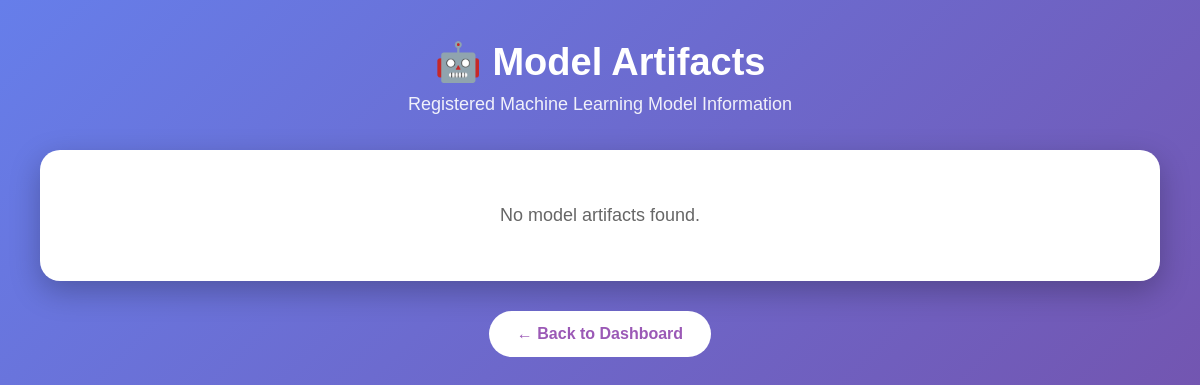
Before: /models-page with the older database file.
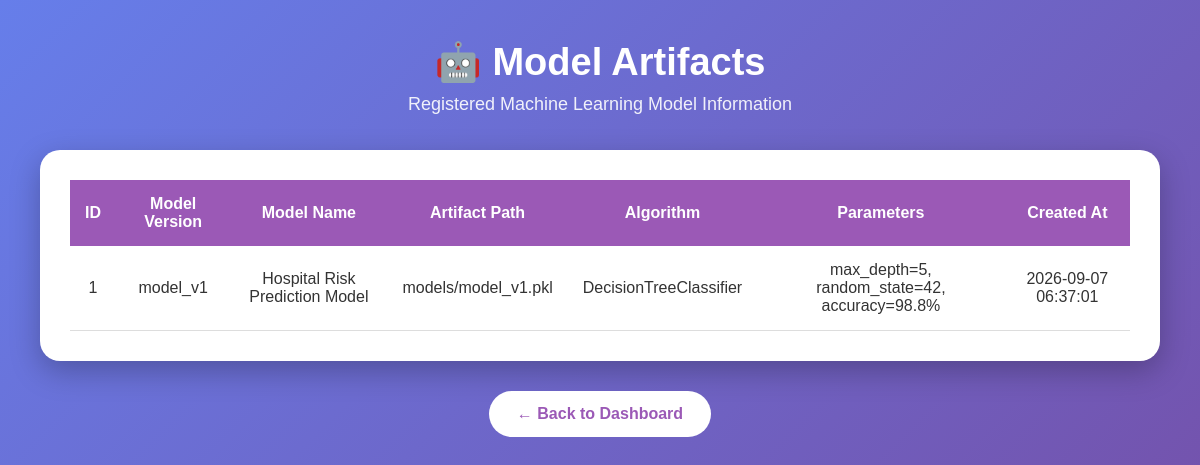
After: the same page with the newer database file.
### tables this page shows
CREATE TABLE model_artifacts (
            id INTEGER PRIMARY KEY AUTOINCREMENT,
            model_version TEXT UNIQUE NOT NULL,
            model_name TEXT NOT NULL,
            artifact_path TEXT,
            algorithm TEXT,
            parameters TEXT,
            created_at TEXT DEFAULT CURRENT_TIMESTAMP
        );

### backend/app.py (the view)
@app.route("/models-page")
def models_page():
    connection = get_connection()
    try:
        rows = connection.execute("""
            SELECT *
            FROM model_artifacts
            ORDER BY id
        """).fetchall()
        models = [dict(row) for row in rows]
    finally:
        connection.close()
    return render_template("models.html", models=models)

### backend/database.py (called while the page is built)
def get_connection():
    connection = sqlite3.connect(DATABASE)
    connection.row_factory = sqlite3.Row
    connection.execute("PRAGMA foreign_keys = ON")
    return connection

### templates/models.html (shortened to what this page needs)
<!DOCTYPE html>
<html lang="en">
<head>
</head>
<body>
    <div class="container">
        <div class="header">
            <h1>🤖 Model Artifacts</h1>
            <p>
                Registered Machine Learning Model Information
            </p>
        </div>
        <div class="table-box">
            {% if models %}
            <table>
                <thead>
                    <tr>
                        <th>ID</th>
                        <th>Model Version</th>
                        <th>Model Name</th>
                        <th>Artifact Path</th>
                        <th>Algorithm</th>
                        <th>Parameters</th>
                        <th>Created At</th>
                    </tr>
                </thead>
                <tbody>
                    {% for model in models %}
                    <tr>
                        <td>{{ model.id }}</td>
                        <td>
                            {{ model.model_version }}
                        </td>
                        <td>
                            {{ model.model_name }}
                        </td>
                        <td>
                            {{ model.artifact_path }}
                        </td>
                        <td>
                            {{ model.algorithm }}
                        </td>
                        <td>
                            {{ model.parameters }}
                        </td>
                        <td>
                            {{ model.created_at }}
                        </td>
                    </tr>
                    {% endfor %}
                </tbody>
            </table>
            {% else %}
            <div class="empty-message">
                No model artifacts found.
            </div>
            {% endif %}
        </div>
        <div class="back-container">
            <a href="/dashboard" class="back">
                ← Back to Dashboard
            </a>
        </div>
    </div>
</body>
</html>

Changed rows visible on the page:
added model_artifacts: id "1", model_version "model_v1", model_name "Hospital Risk Prediction Model", artifact_path "models/model_v1.pkl", algorithm "DecisionTreeClassifier", parameters "max_depth=5, random_state=42, accuracy=98.8%", created_at "2026-09-07 06:37:01"
Other visible differences:
text no longer shown: "No model artifacts found."
text now shown: "ID Model Version Model Name Artifact Path Algorithm Parameters Created At"
